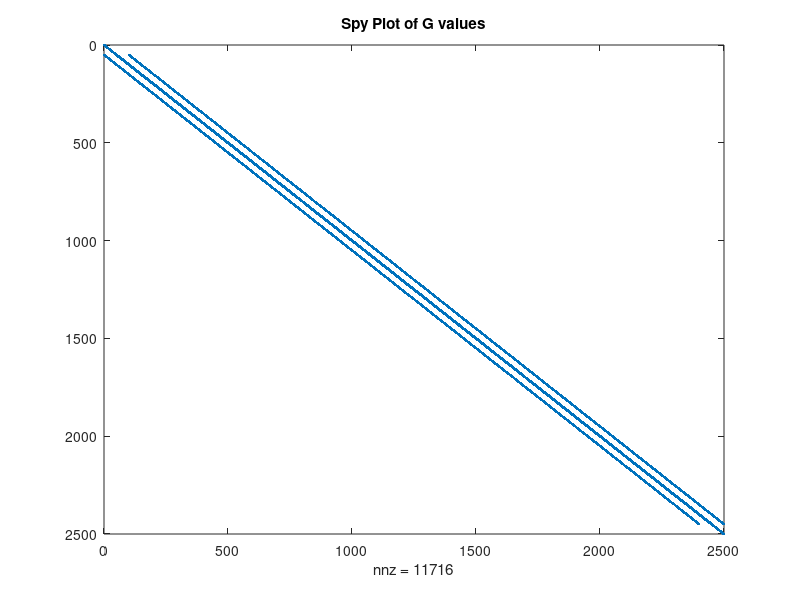
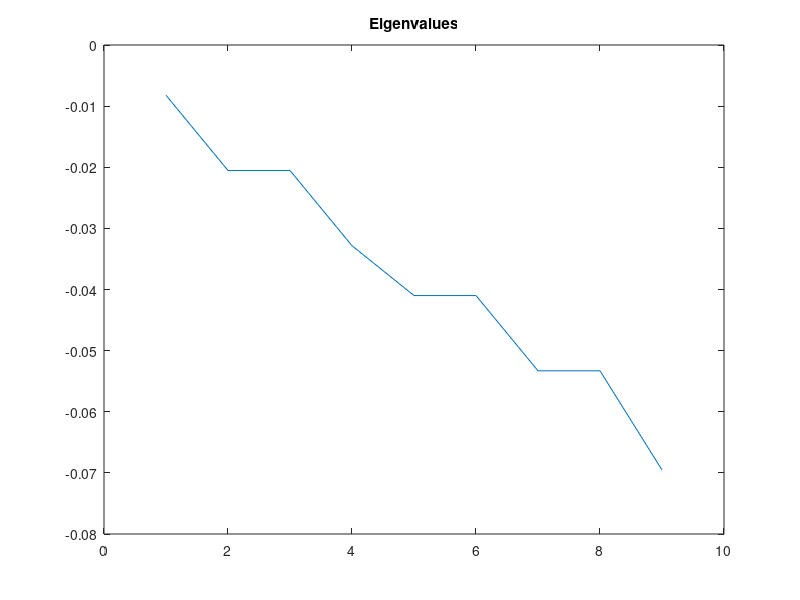
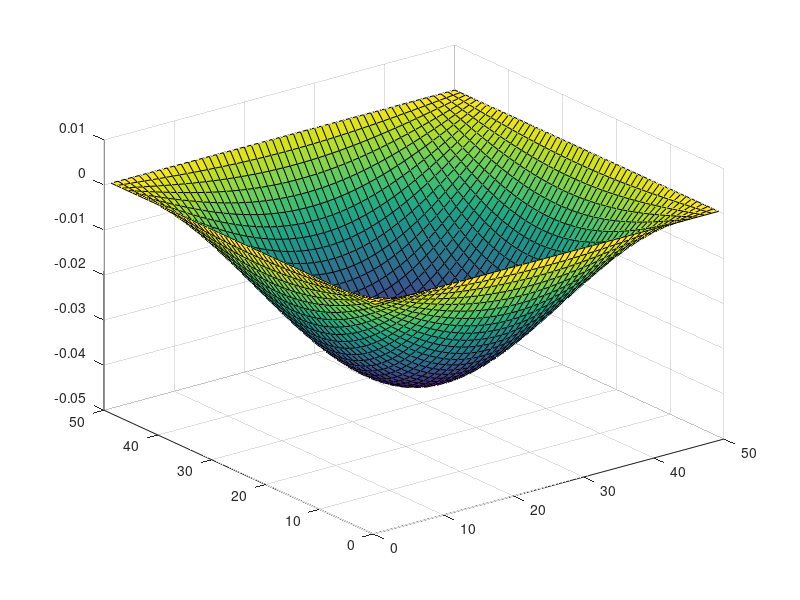
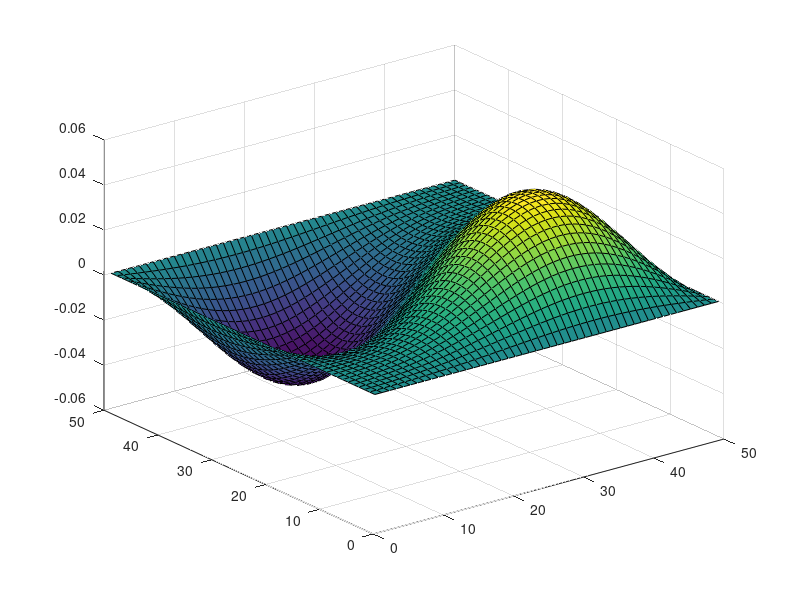

Write the MATLAB code that produced these figures, in order.
% Devan Harnett
% 100998173 

% ELEC 4700 Harmonic Wave Equation in 2D FD and Modes 

global C 

Q = 1.60217653e-19;             % electron charge
hb = 1.054571596e-34;           % Dirac constant
h = hb * 2 * pi;                % Planck constant
Em = 9.10938215e-31;            % electron mass
Kb = 1.3806504e-23;             % Boltzmann constant
Eps = 8.854187817e-12;          % vacuum permittivity
mu = 1.2566370614e-6;           % vacuum permeability
C = 299792458;                  % speed of light
g = 9.80665;                    %metres (32.1740 ft) per s²

nx = 50; 
ny = 50; 

dx = 1;
dy = 1;
G = sparse(nx*ny,nx*ny);        %sparse matrix     
    
for i=1:nx
    for j=1:ny
        n=j+(i-1)*ny;
        if i==1 || j==1|| i==nx || j==ny
            G(n,n)=1;
        else
        n=j+(i-1)*ny;
        nxm=j+(i-2)*ny;
        nxp=j+i*ny;
        nym=(j-1)+(i-1)*ny;
        nyp=(j+1)+(i-1)*ny;
    G(n,n) = -4;
    G(n,nxm) = 1;
    G(n,nxp) = 1;
    G(n,nym) = 1;
    G(n,nyp) = 1; 
        end
    end
end

figure(1)
spy(G)
title ('Spy Plot of G values')
[E,D] = eigs(G,9,'SM');
figure(2)
eigenvalues = diag(D);
plot(eigenvalues)
title ('Eigenvalues')
eigenfunction = zeros(nx,ny,9);

for i = 1:nx
    for j = 1:ny
        n = j +(i-1)*ny;
        eigenfunction(i,j,:) = E(n,:);
    end
end

for i = 1:9
    figure(i+2)
    surf(eigenfunction(:,:,i))
end


